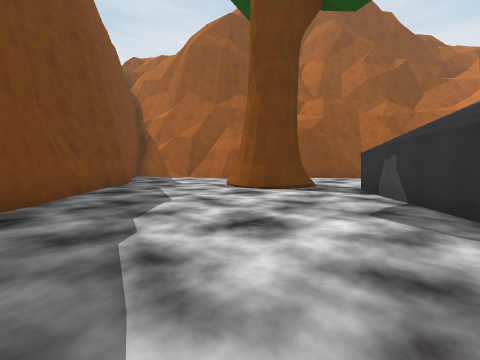
[1] (above)

24 first-person views from a walk through a Unity game level. The camera is 1.4 m above the floor, tilts 4° down and sees 85° across. The floor is counted in squares, 2 m on a side. Each view is taken from the middle of a square. On the plan, view 1 faces up. The plan holds only what a view shows up to about 9 squares ahead; the rest is blank. The place goes on beyond the plan. The player character is not drawn.

[2]
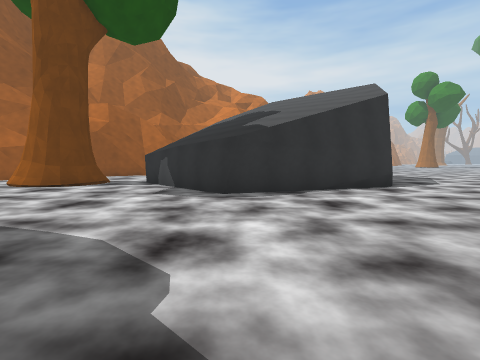

[3]
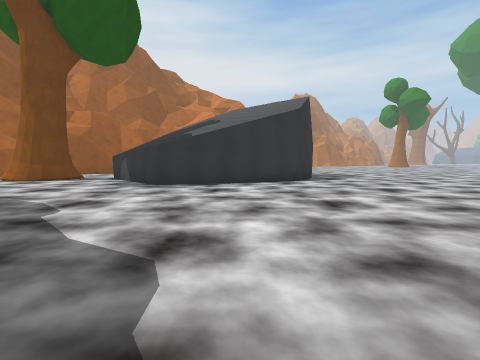

[4]
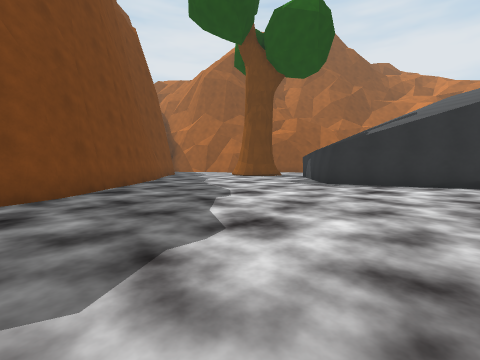

[5]
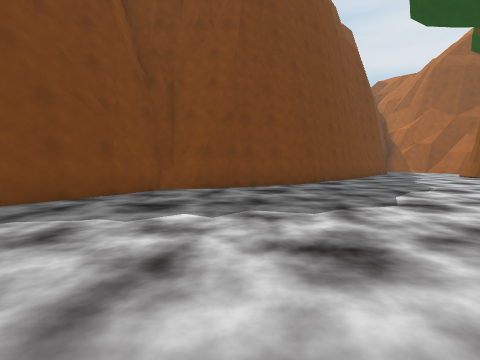

[6]
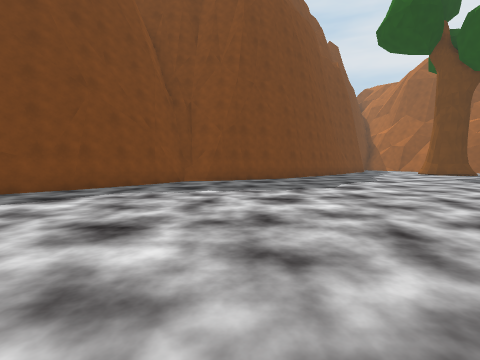

[7]
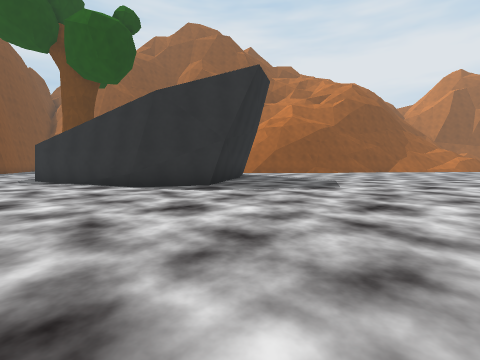

[8]
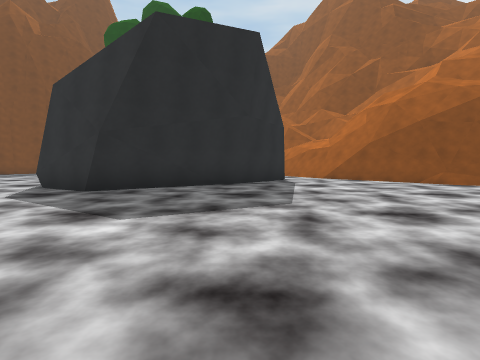

[9]
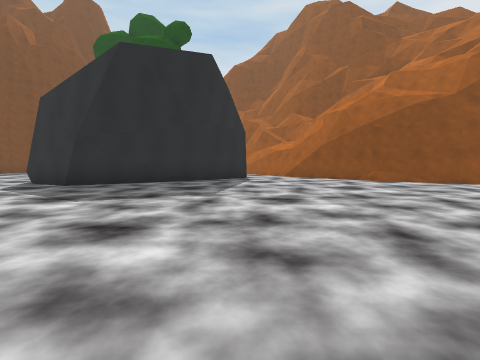

[10]
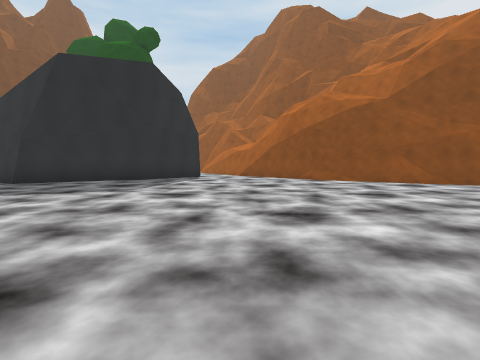

[11]
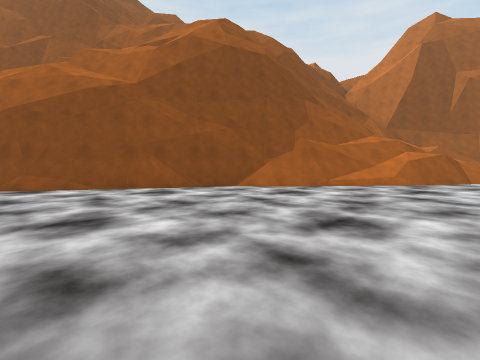

[12]
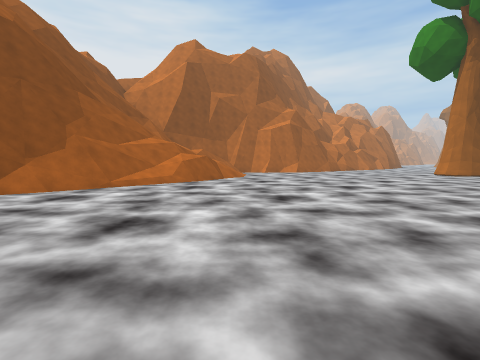

[13]
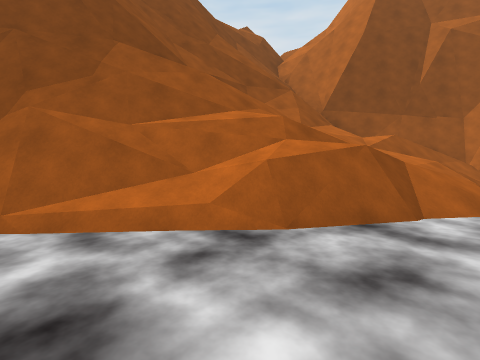

[14]
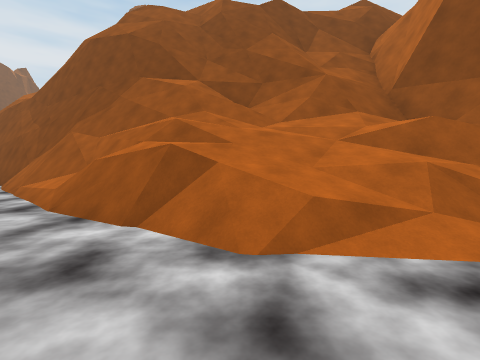

[15]
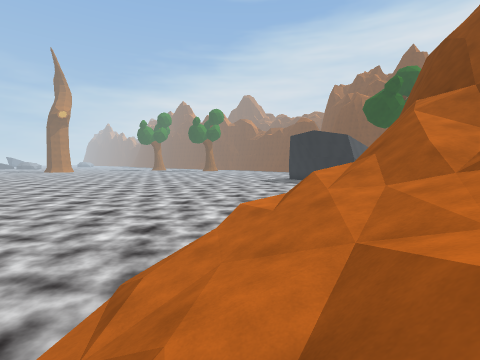

[16]
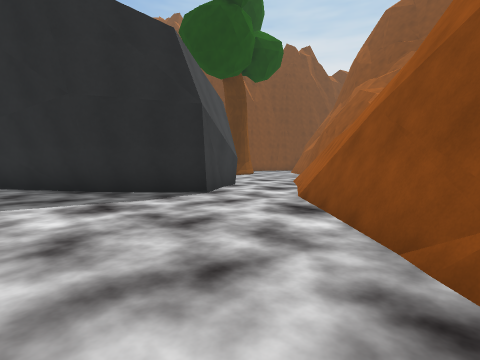

[17]
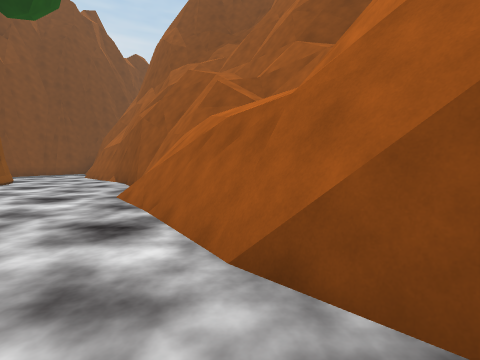

[18]
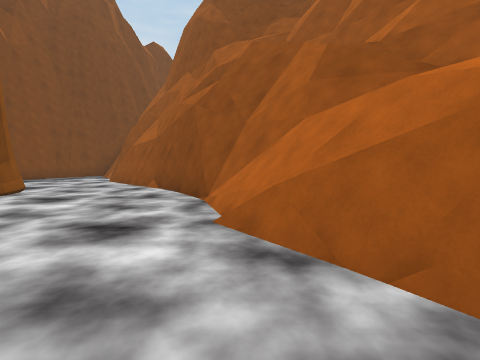

[19]
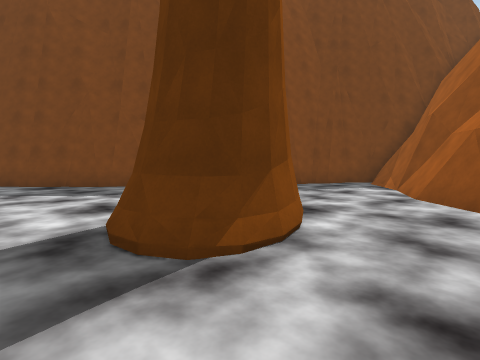

[20]
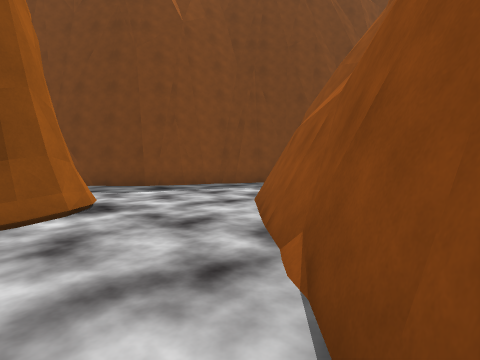

[21]
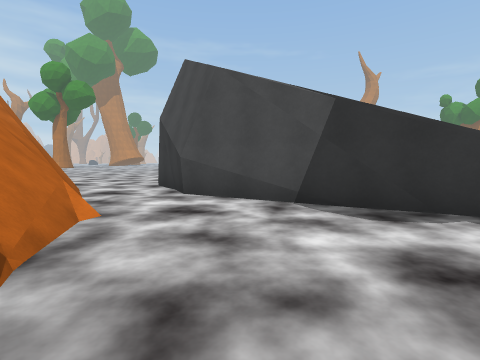

[22]
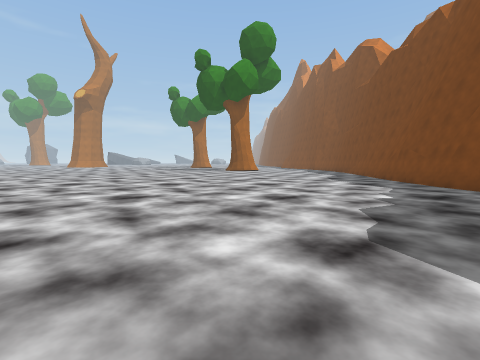

[23]
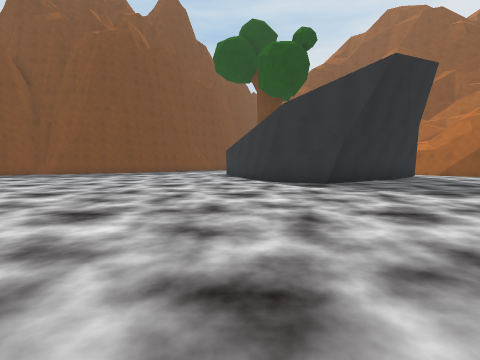

[24]
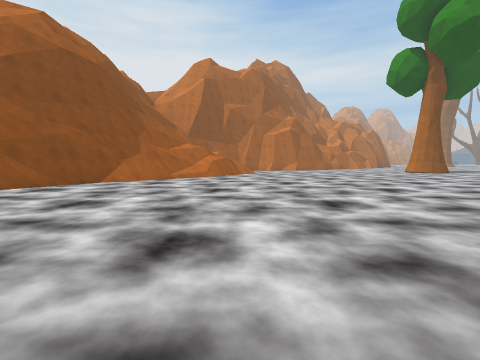

### Floor plan
Key: @ floor where view 1 was taken; # wall or solid block; . floor; / step, stairs or slope; = window, fence, low wall or low ledge; v drop or lower ground; T tree.
Columns run from 5 left of view 1 to 30 right of it. Each row starts with its distance up from view 1.
 20                                ##
 19                                /##
 18                               ///##
 17                             ##=///##
 16                             ##=v=///
 15                            ##==/////
 14                            ##///////
 13 ###                        #=///////
 12 #.#########               ####=////.
 11 #.........####         ######//v/...
 10 #...........=###########............
  9 ##..................................
  8  #...TTT............................
  7  #...TT...######....................
  6  #......###    #....................
  5  #......#      #....................
  4  #......#      #....................
  3  #......#     ##...................
  2  #......###   #....................
  1  #........#####.................
  0  #...@....................
 -1  #......................
 -2 ##...................
 -3 #...................
 -4 #..................
 -5 #..................
 -6 #..................
 -7 #..................
 -8 #.............
 -9 #.............
-10 #.............

Where each view was taken, in squares from view 1:
view 1: 0 up, 0 right, facing up
view 2: 2 down, 1 left, facing up-right
view 3: 5 down, 1 left, facing up-right
view 4: 6 down, 0 right, facing up
view 5: 8 down, 1 right, facing up-left
view 6: 10 down, 3 right, facing up-left
view 7: 7 down, 10 right, facing up
view 8: 1 down, 16 right, facing up-left
view 9: 1 down, 18 right, facing up-left
view 10: 0 up, 20 right, facing up-left
view 11: 3 up, 20 right, facing up
view 12: 3 up, 20 right, facing up-right
view 13: 8 up, 25 right, facing up
view 14: 10 up, 30 right, facing up-left
view 15: 15 up, 30 right, facing down-left
view 16: 8 up, 16 right, facing left
view 17: 8 up, 12 right, facing up-left
view 18: 8 up, 9 right, facing up-left
view 19: 8 up, 4 right, facing left
view 20: 11 up, 4 right, facing left
view 21: 11 up, 3 right, facing down-right
view 22: 1 down, 1 right, facing down
view 23: 7 down, 13 right, facing up-left
view 24: 1 up, 17 right, facing up-right
